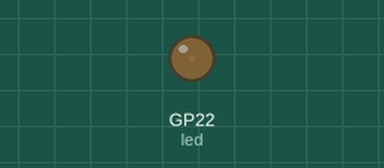
This program was run on a simulated Raspberry Pi Pico running MicroPython. On the bench: output pins drawn as LEDs (lit = HIGH).

Above: at 0.05 s.
At 4.95 s:
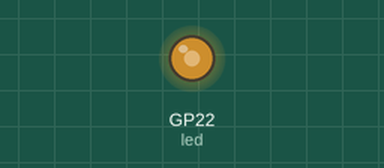
At 7.75 s:
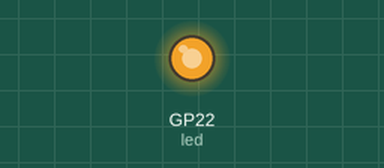
At 15.45 s:
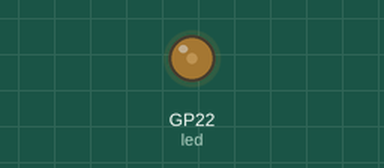
Timing chart, 0 to 22.8 s (numbered marks = the images above):
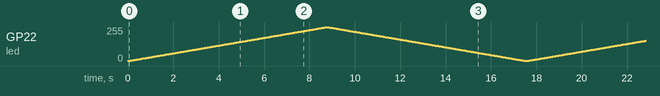

The program:

ex_pwm_led.py
```python
from machine import Pin, PWM
from time import sleep

led = PWM(Pin(22))

led.freq(1000)

while True:
    for duty in range(65535):
        led.duty_u16(duty)
        sleep(0.0001)

    for duty in range(65535, 0, -1):
        led.duty_u16(duty)
        sleep(0.0001)
```
